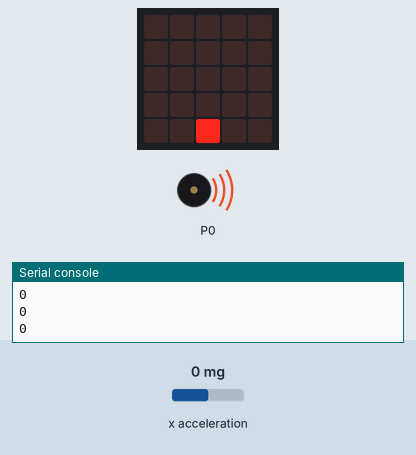
Recording of a program running on a simulated BBC micro:bit (MakeCode). On the bench: the board's 5×5 LED display, buzzer (waves = sounding), the last lines printed to the serial console. The inputs (shaded band) are chosen by the test bench; at power-on: x acceleration 0 mg.

Above: at 1.8 s.
1.9 s: x acceleration set to -1440 mg
At 3.0 s:
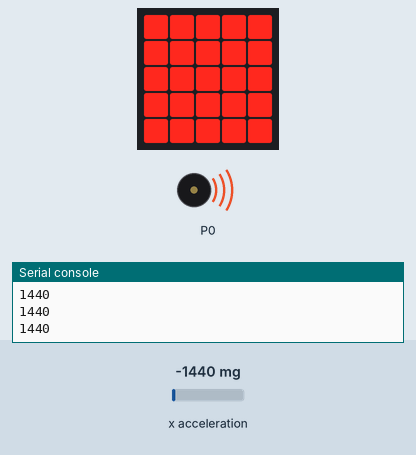
3.4 s: x acceleration set to -750 mg
At 4.1 s:
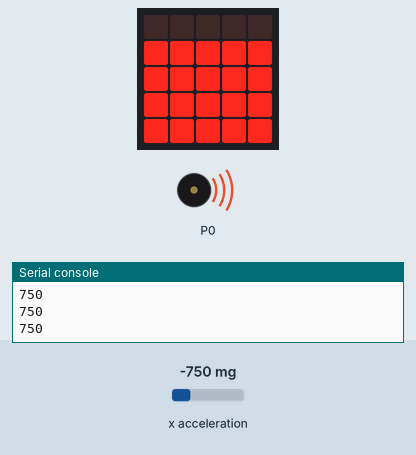
4.9 s: x acceleration set to 0 mg
At 5.3 s:
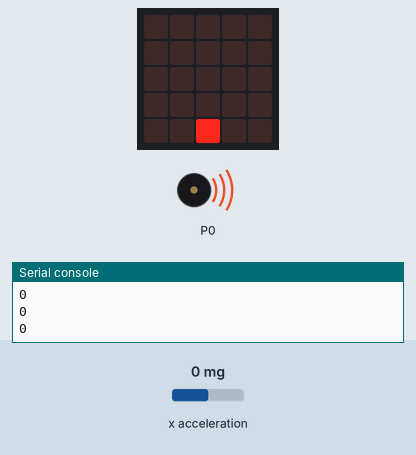
6.4 s: x acceleration set to 750 mg
At 7.0 s:
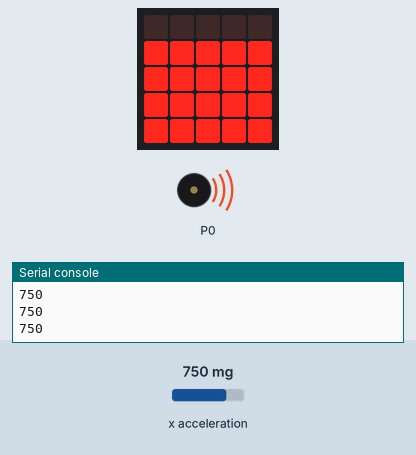
Timing chart, 0 to 8.9 s (numbered marks = the images above; inputs shaded):
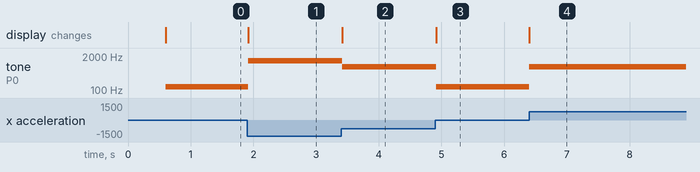

Measured:
- after the input at 1.9 s, tone on P0: 131 Hz → 1337 Hz at once; the display: changes at once (image 1)
- after the input at 3.4 s, tone on P0: 1337 Hz → 759 Hz at once; the display: changes at once (image 2)
- after the input at 4.9 s, tone on P0: 759 Hz → 131 Hz at once; the display: changes at once (image 3)
- after the input at 6.4 s, tone on P0: 131 Hz → 759 Hz at once; the display: changes at once (image 4)

The program:

main.ts
```typescript
let lage_x = 0
basic.showIcon(IconNames.Yes)
basic.forever(function () {
    lage_x = Math.abs(input.acceleration(Dimension.X))
    led.plotBarGraph(
    lage_x,
    1024
    )
    music.ringTone(Math.map(lage_x, 0, 1023, 131, 988))
    music.setVolume(Math.map(lage_x, 0, 1023, 50, 255))
})
```

test.ts
```typescript
// Hier kann man Tests durchführen; diese Datei wird nicht kompiliert, wenn dieses Paket als Erweiterung verwendet wird.
```
